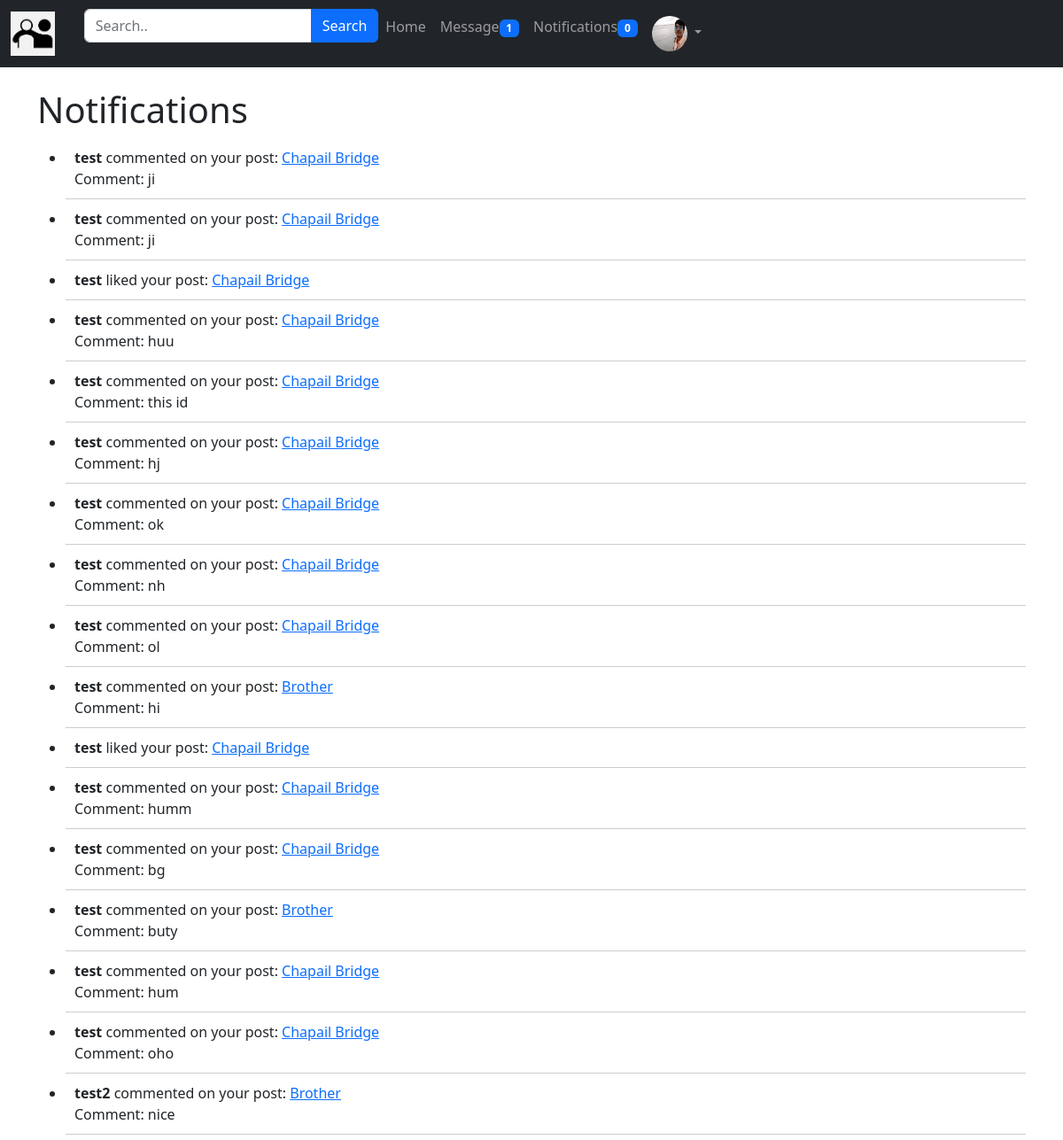
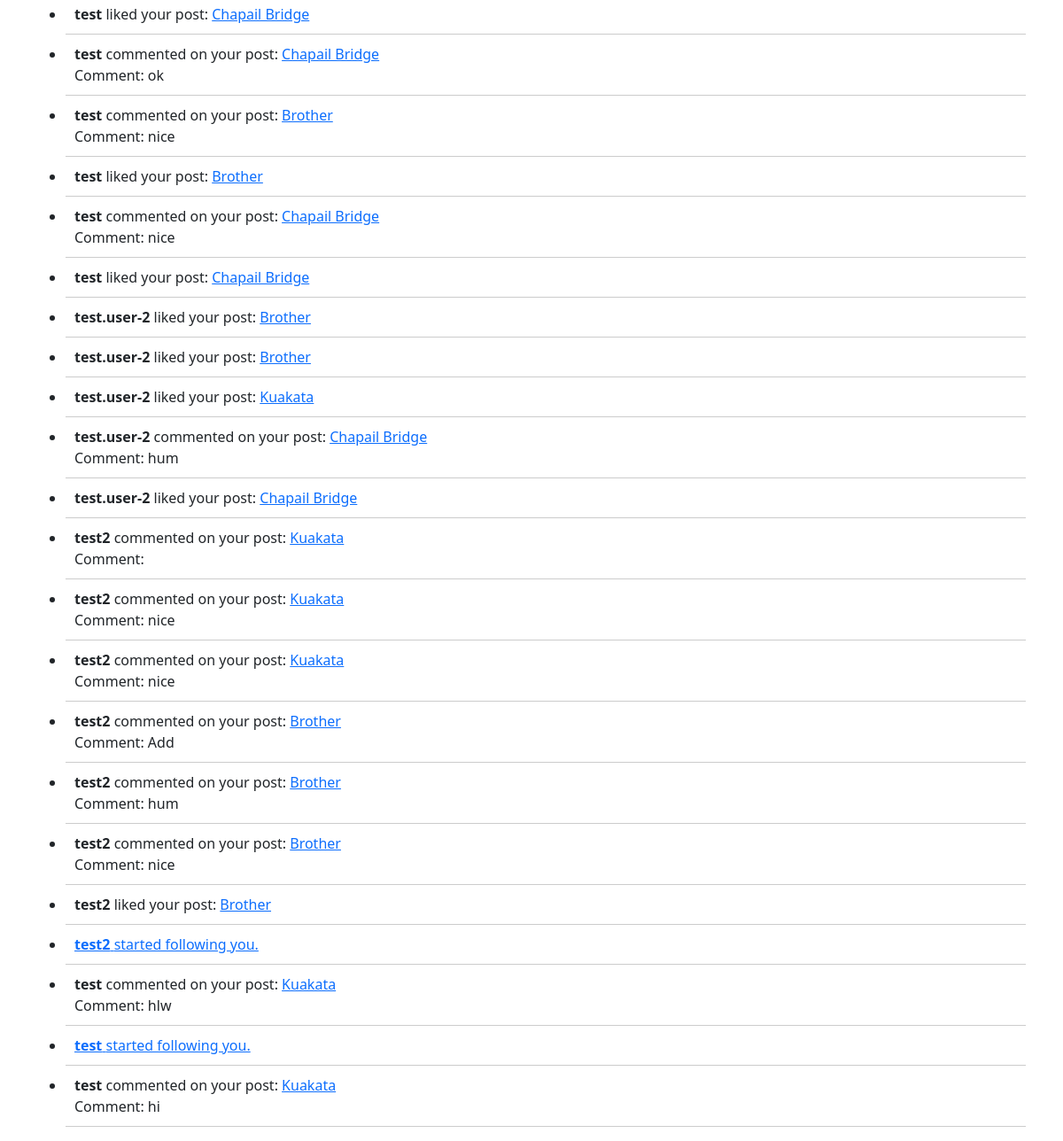
The page /post/notifications/ (signed in) on the database its author committed (2 pictures, top to bottom).
### App_Login/models.py (models this page shows)
class UserProfile(models.Model):
    user = models.OneToOneField( User, related_name='user_profile', on_delete=models.CASCADE)
    profile_pic = models.ImageField(upload_to='profile_pics',blank=True)
    description = models.TextField(blank=True)
    full_name = models.CharField(max_length=264,blank=True)
    dob = models.DateField(blank=True,null=True)
    website=models.URLField(blank=True)
    facebook = models.URLField(blank=True)

### App_Post/models.py (models this page shows, shortened)
class Notification(models.Model):
    user = models.ForeignKey(User, on_delete=models.CASCADE, related_name='notifications')
    notification_type = models.CharField(max_length=20)
    target = models.ForeignKey(User, on_delete=models.CASCADE, related_name='target_user')
    post = models.ForeignKey(Posts, on_delete=models.CASCADE, null=True, blank=True)
    comment = models.ForeignKey(Comment, on_delete=models.CASCADE, null=True, blank=True)
    date_created = models.DateTimeField(auto_now_add=True)
    is_new = models.BooleanField(default=True)
    class Meta:
        ordering = ['-date_created']

class Posts(models.Model):
    author = models.ForeignKey(User, on_delete=models.CASCADE, related_name='post')
    image = models.ImageField(upload_to='post_images')
    caption = models.CharField(max_length=264, blank= True)
    upload_date = models.DateTimeField(auto_now_add=True)
    update_date = models.DateTimeField(auto_now=True)
    class Meta:
        ordering=['-upload_date']

class Comment(models.Model):
    post = models.ForeignKey(Posts, on_delete=models.CASCADE, related_name='comments')
    author = models.ForeignKey(User, on_delete=models.CASCADE)
    content = models.TextField()
    timestamp = models.DateTimeField(auto_now_add=True)
    class Meta:
        ordering = ['-timestamp']

### App_Post/views.py (the view)
# urls.py: path('notifications/', views.notifications, name='notifications'),
@login_required
def notifications(request):
    notifications = Notification.objects.filter(user=request.user)
    unread_notifications = notifications.filter(is_new=True , user=request.user)
    unread_notifications_count = unread_notifications.count()
    for notification in unread_notifications:
        notification.is_new = False
        notification.save()
    context = {
        'notifications': notifications,
        'unread_notifications': unread_notifications,
        'unread_notifications_count': unread_notifications_count,
        **base_context(request)
    }
    return render(request, 'App_Post/notifications.html', context)

### App_Post/context_processors.py (called while the page is built)
def base_context(request):
    if request.user.is_authenticated:
        unread_notifications_count = Notification.objects.filter(
            user=request.user, is_new=True).count()
        unread_messages_count = Message.objects.filter(
            recipient=request.user, is_new=True).count()
    else:
        unread_notifications_count = 0
        unread_messages_count = 0
    return {
        'unread_notifications_count': unread_notifications_count,
        'unread_messages_count': unread_messages_count
    }

### templates/App_Post/notifications.html (shortened to what this page needs)
{% extends 'navbar.html' %}
{% load crispy_forms_tags %}
{% block body_block %}
  <h1>Notifications</h1>
  {% if notifications %}
    <ul>
      {% for notification in notifications %}
        {% if notification not in unread_notifications %}
          <li class="notification">
            {% if notification.notification_type == 'Like' %}
              <strong>{{ notification.target.username }}</strong> liked your post:
              <a href="{% url 'App_Post:post_details' post_id=notification.post.pk %}">{{ notification.post.caption }}</a>
            {% elif notification.notification_type == 'Comment' %}
              <strong>{{ notification.target.username }}</strong> commented on your post:
              <a href="{% url 'App_Post:post_details' post_id=notification.post.pk %}">{{ notification.post.caption }}</a>
              <br>
              Comment: {{ notification.comment.content }}
            {% elif notification.notification_type == 'Follow' %}
              <a href="{% url 'App_Login:user' username=notification.target.username %}">
                <strong>{{ notification.target.username }}</strong> started following you.
              </a>
            {% endif %}
          </li>
        {% endif %}
      {% endfor %}
    </ul>
  {% else %}
    <p>No new notifications.</p>
  {% endif %}
{% endblock %}

### templates/navbar.html (shortened to what this page needs)
<!DOCTYPE html>
<html lang="en">
<head>
  <link href="https://cdn.jsdelivr.net/npm/bootstrap@5.2.3/dist/css/bootstrap.min.css" rel="stylesheet">
</head>
<body>
<nav class="navbar navbar-expand-lg bg-dark navbar-dark">
  <div class="container-fluid">
    <a class="navbar-brand" href="{% url 'App_Post:home' %}">
      <img src="/media/logo.png" style="width: 50px; height:auto;" alt="Logo">
    </a>
    <div class="collapse navbar-collapse" id="collapsibleNavbar">
      <ul class="navbar-nav">
        <form class="form-inline" method="get" action="{% url 'App_Post:home' %}" onsubmit="return validateSearch()">
          <div class="input-group mb-3">
              <input type="text" class="form-control" placeholder="Search.." name="search">
              <button class="btn btn-primary" type="submit">Search</button>
          </div>
        </form>
        <li class="nav-item">
          <a class="nav-link" href="{% url 'App_Post:home' %}">Home</a>
        </li>
        <li class="nav-item">
          <a class="nav-link" href="{% url 'App_Message:inbox' %}">Message<span class="badge bg-primary">{{ unread_messages_count }}</span></a>
        </li>
        <li class="nav-item">
          <a class="nav-link" href="{% url 'App_Post:notifications' %}">Notifications<span class="badge bg-primary">{{ unread_notifications_count }}</span></a>
        </li>
        <li class="nav-item dropdown">
          {% if user.user_profile.profile_pic %}
          <a class="nav-link dropdown-toggle" href="#" role="button" data-bs-toggle="dropdown">
            <img src="/media/{{user.user_profile.profile_pic}}" width="40px" height="40px" class="rounded-circle">
          </a>
          {% else %}
          <a class="nav-link dropdown-toggle" href="#" role="button" data-bs-toggle="dropdown">
            <img src="/media/default.png" width="40px" height="40px" class="rounded-circle">
          </a>
          {% endif %}
        </li>
      </ul>
    </div>
  </div>
</nav>
<br>
<div class="container">
  {% block body_block %}
  {% endblock %}
</div>
</body>
</html>

### templates/App_Post/notifications.html (style rules this page uses)
.notification { padding: 10px; border-bottom: 1px solid #ccc; }

### rows shown on the page
Notification: target.username "test", post.caption "Chapail Bridge", comment.content "ji"
Notification: target.username "test", post.caption "Chapail Bridge", comment.content "ji"
Notification: target.username "test", post.caption "Chapail Bridge"
Notification: target.username "test", post.caption "Chapail Bridge", comment.content "huu"
Notification: target.username "test", post.caption "Chapail Bridge", comment.content "this id"
Notification: target.username "test", post.caption "Chapail Bridge", comment.content "hj"
Notification: target.username "test", post.caption "Chapail Bridge", comment.content "ok"
Notification: target.username "test", post.caption "Chapail Bridge", comment.content "nh"
Notification: target.username "test", post.caption "Chapail Bridge", comment.content "ol"
Notification: target.username "test", post.caption "Brother", comment.content "hi"
Notification: target.username "test", post.caption "Chapail Bridge"
Notification: target.username "test", post.caption "Chapail Bridge", comment.content "humm"
Notification: target.username "test", post.caption "Chapail Bridge", comment.content "bg"
Notification: target.username "test", post.caption "Brother", comment.content "buty"
Notification: target.username "test", post.caption "Chapail Bridge", comment.content "hum"
Notification: target.username "test", post.caption "Chapail Bridge", comment.content "oho"
Notification: target.username "test2", post.caption "Brother", comment.content "nice"
Notification: target.username "test", post.caption "Chapail Bridge"
Notification: target.username "test", post.caption "Chapail Bridge", comment.content "ok"
Notification: target.username "test", post.caption "Brother", comment.content "nice"
Notification: target.username "test", post.caption "Brother"
Notification: target.username "test", post.caption "Chapail Bridge", comment.content "nice"
Notification: target.username "test", post.caption "Chapail Bridge"
Notification: target.username "test.user-2", post.caption "Brother"
Notification: target.username "test.user-2", post.caption "Brother"
Notification: target.username "test.user-2", post.caption "Kuakata"
Notification: target.username "test.user-2", post.caption "Chapail Bridge", comment.content "hum"
Notification: target.username "test.user-2", post.caption "Chapail Bridge"
Notification: target.username "test2", post.caption "Kuakata"
Notification: target.username "test2", post.caption "Kuakata", comment.content "nice"
Notification: target.username "test2", post.caption "Kuakata", comment.content "nice"
Notification: target.username "test2", post.caption "Brother", comment.content "Add"
Notification: target.username "test2", post.caption "Brother", comment.content "hum"
Notification: target.username "test2", post.caption "Brother", comment.content "nice"
Notification: target.username "test2", post.caption "Brother"
Notification: target.username "test2"
Notification: target.username "test", post.caption "Kuakata", comment.content "hlw"
Notification: target.username "test"
Notification: target.username "test", post.caption "Kuakata", comment.content "hi"

### other values the page prints
{{ unread_messages_count }} "1"
{{ unread_notifications_count }} "0"
